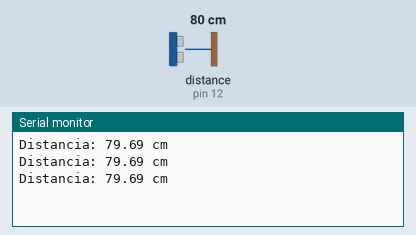
Simulated run of this sketch. Board: Arduino Uno, built with avr-gcc and run on an emulated ATmega328P. Parts: the last lines printed to the serial monitor. Wiring (inferred from the names in the program): ultrasonic range finder: trigger pin 14; echo pin 12. Inputs (shaded band) come from the test bench; at power-on: distance to the obstacle (sensor on pin 12) 80 cm. The echo pulse lasts 58.3 µs per cm.

Above: at 1.2 s.
1.3 s: distance to the obstacle (sensor on pin 12) set to 2 cm
At 1.9 s:
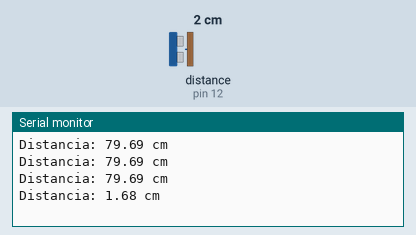
2.8 s: distance to the obstacle (sensor on pin 12) set to 4 cm
At 3.4 s:
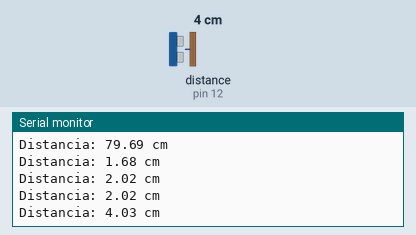
Timing chart, 0 to 5.8 s (numbered marks = the images above; inputs shaded):
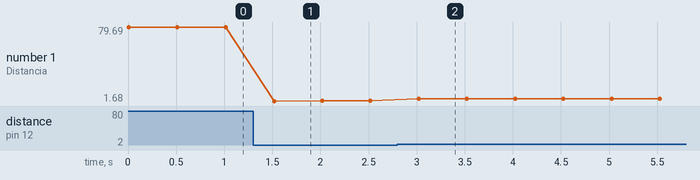

Measured:
- after the input at 1.3 s, the serial monitor: prints a new line after 0.22 s (image 1)
- after the input at 2.8 s, the serial monitor: prints a new line after 0.22 s (image 2)
- plotted number 1: 79.69 → 2.02 after the input at 1.3 s, 2.02 → 4.03 after the input at 2.8 s

The sketch:

HC_SR04.ino
```cpp
const int Trigger = 14;
const int Echo = 12;

double distancia;

double fnc_ultrasonic_dist(int _trig, int _ech){
  unsigned long dur = 0;
  digitalWrite(_trig, LOW); // Para generar pulso limpio
  delayMicroseconds(5);

  digitalWrite(_trig, HIGH); // Generamos Trigger
  delayMicroseconds(10);
  digitalWrite(_trig, LOW);

  dur = pulseIn(_ech, HIGH, 18000);
  if(dur==0)return 999.0;
  return (dur/58.3);
}


void setup() {
  pinMode(Trigger, OUTPUT);
  pinMode(Echo, INPUT);

  Serial.begin(9600);
	Serial.flush();
	while(Serial.available()>0)Serial.read();
}


void loop() {
  distancia = fnc_ultrasonic_dist(Trigger, Echo);

  Serial.print(String("Distancia: "));
  Serial.print(distancia);
  Serial.println(String(" cm"));

  delay(500);

}
```
